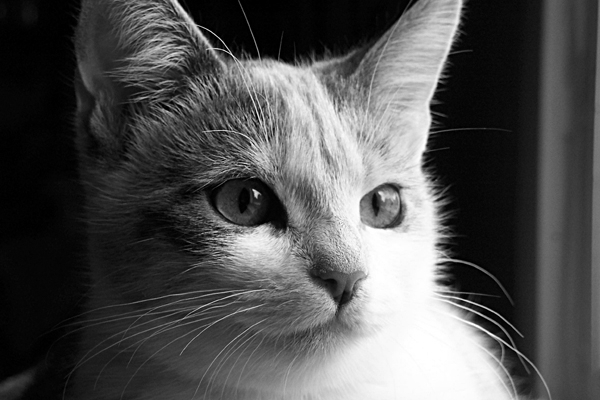
#> input picture assignment2/assets/cat.jpg, 600 x 400 px, given in place of lenna.png, which was not available
$ python task2a.py   (older library calls are emulated)
#> lines starting #> are read from the running program, lines starting #| are printed output that depends on the picture; pictures that were not available may be replaced by others from this repository, and a replacement may not be noted
### assignment2/python/utils.py
import cv2
import numpy as np
import matplotlib.pyplot as plt


def load_image(filename):
    return cv2.imread('../assets/' + filename).astype('int16')


def plt_load_image(filename):
#> called with filename = 'lenna.png'
    return plt.imread('../assets/' + filename)
#> returned value is the input picture: shape (400, 600); min 0, max 255, mean 81.5


def save_image(filename, image):
    cv2.imwrite('../output/' + filename, image)


def display_single_image(title, image):
    cv2.imshow(title, image.astype('uint8'))


def wait_key_and_destroy_windows():
    cv2.waitKey(0)
    cv2.destroyAllWindows()


# [24 lines left out: functions split_channels, merge_channels, not called in this run]


def fit_matrix_in_interval(matrix, min_value=0, max_value=255):
    matrix[matrix < min_value] = min_value
    matrix[matrix > max_value] = max_value


def m_n_average_kernel(m, n):
    return np.full((m, n), 1/float(m * n))


def image_shape(image):
    if len(image.shape) == 3:
        rows, columns, channels = image.shape
    else:
        rows, columns = image.shape
        channels = 1

    return rows, columns, channels

### assignment2/python/filter.py
import scipy.signal
import numpy as np
import utils


def average(image, kernel):
    rows, columns, channels = utils.image_shape(image)

    if channels == 1:
        return scipy.signal.convolve2d(image, kernel, mode='same', boundary='fill', fillvalue=0)
    else:
        blue_mono, green_mono, red_mono = utils.split_channels(image)

        r = scipy.signal.convolve2d(red_mono, kernel, mode='same', boundary='fill', fillvalue=0)
        g = scipy.signal.convolve2d(green_mono, kernel, mode='same', boundary='fill', fillvalue=0)
        b = scipy.signal.convolve2d(blue_mono, kernel, mode='same', boundary='fill', fillvalue=0)

        return utils.merge_channels(b, g, r)

# [34 lines left out: functions median, copy_add_border, not called in this run]

### assignment2/python/timer.py
import time


def count(name, f, args):
    begin = time.clock()
    output = f(*args)
    end = time.clock()

    print name + ": %s seconds." % (end - begin)
    return output

### assignment2/python/task2a.py
# coding=UTF-8

# 2. Para uma imagem com dimensões 1024x1024, calcule o tempo de processamento para:
#   a. Aplicação do Filtro da Média MxN;

import matplotlib.pyplot as plt
import filter
import utils
import timer


def main():
    # image = utils.plt_load_image("lena_headey_1024.jpg")
    image = utils.plt_load_image("lenna.png")
    image = (image / float(image.max())) ** (1 / 1.0)

    print("Shape:", image.shape)
#| Shape: (400, 600)
    print("Values min/max:", image.min(), image.max())
#| Values min/max: 0.0 1.0

    rows, columns, channels = utils.image_shape(image)
#> rows = 400; columns = 600; channels = 1

    image_out3x3 = timer.count('[Average k=3x3]', filter.average, [image, utils.m_n_average_kernel(3, 3)])
#> in average, `rows, columns, channels = utils.image_shape(image)`: rows = 400; columns = 600; channels = 1
    image_out3x25 = timer.count('[Average k=3x25]', filter.average, [image, utils.m_n_average_kernel(3, 25)])
#> in average (call 2), `return scipy.signal.convolve2d(image, kernel, mode='same', boundary='f..`:
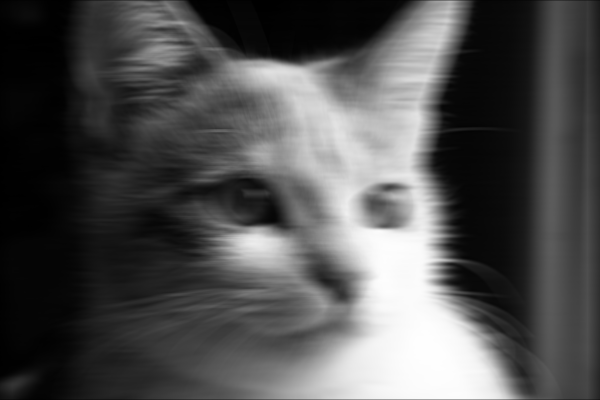
#> returned value: shape (400, 600) float64; min 0.000471, max 1, mean 0.317
    image_out25x3 = timer.count('[Average k=25x3]', filter.average, [image, utils.m_n_average_kernel(25, 3)])
#> in average (call 3), `return scipy.signal.convolve2d(image, kernel, mode='same', boundary='f..`:
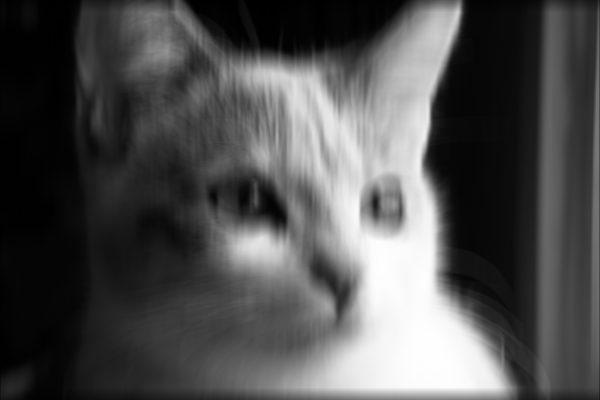
#> returned value: shape (400, 600) float64; min 0.000314, max 1, mean 0.314
    image_out25x25 = timer.count('[Average k=25x25]', filter.average, [image, utils.m_n_average_kernel(25, 25)])
#> in average (call 4), `return scipy.signal.convolve2d(image, kernel, mode='same', boundary='f..`:
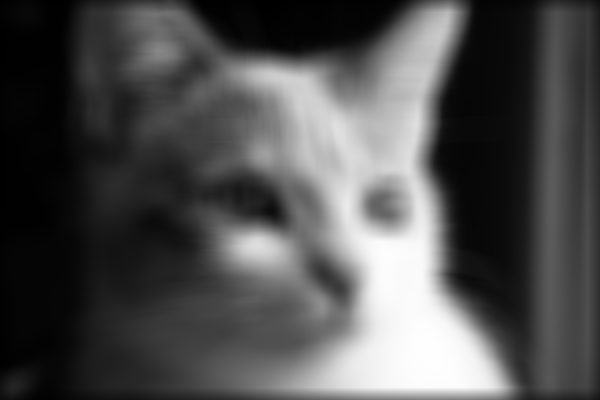
#> returned value: shape (400, 600) float64; min 0.000985, max 0.999, mean 0.313
    image_out13x53 = timer.count('[Average k=13x53]', filter.average, [image, utils.m_n_average_kernel(13, 53)])
#> in average (call 5), `return scipy.signal.convolve2d(image, kernel, mode='same', boundary='f..`:
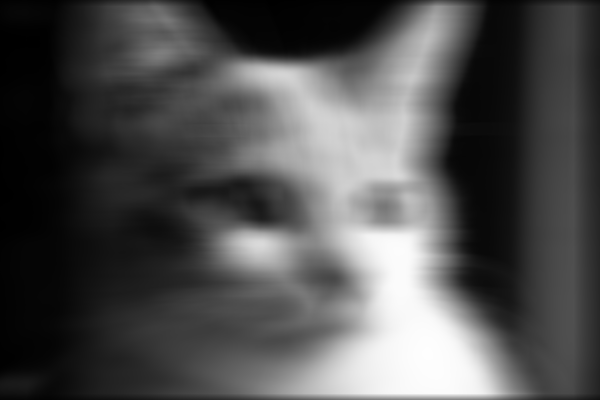
#> returned value: shape (400, 600) float64; min 0.00161, max 0.997, mean 0.313

    fig = plt.figure(figsize=(6, 4))

    sub1 = plt.subplot(2, 3, 1)
    sub1.set_title('Original')

    sub2 = plt.subplot(2, 3, 2)
    sub2.set_title('k=3x3')

    sub3 = plt.subplot(2, 3, 3)
    sub3.set_title('k=3x25')

    sub4 = plt.subplot(2, 3, 4)
    sub4.set_title('k=25x3')

    sub5 = plt.subplot(2, 3, 5)
    sub5.set_title('k=25x25')

    sub6 = plt.subplot(2, 3, 6)
    sub6.set_title('k=13x53')

    if channels == 1:
        sub1.imshow(image, cmap='gray')
        sub2.imshow(image_out3x3, cmap='gray')
        sub3.imshow(image_out3x25, cmap='gray')
        sub4.imshow(image_out25x3, cmap='gray')
        sub5.imshow(image_out25x25, cmap='gray')
        sub6.imshow(image_out13x53, cmap='gray')
    else:
        sub1.imshow(image)
        sub2.imshow(image_out3x3)
        sub3.imshow(image_out3x25)
        sub4.imshow(image_out25x3)
        sub5.imshow(image_out25x25)
        sub6.imshow(image_out13x53)

    fig.tight_layout()
    plt.show()

if __name__ == "__main__":
    main()
